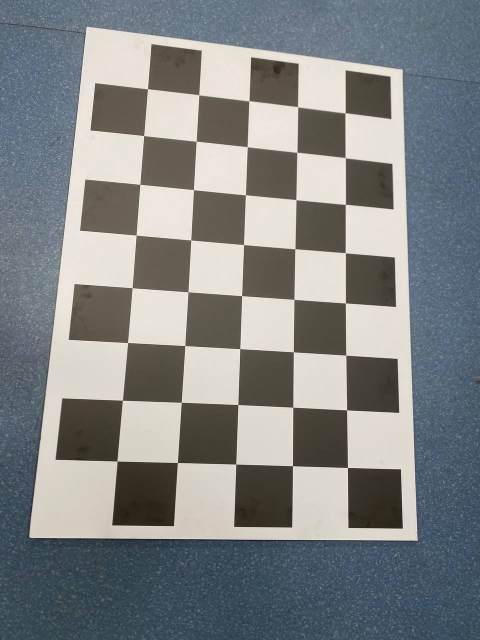
#> input picture seminars/seminar_04/data/calibr_images/photo_2025-03-10_19-45-22 (2).jpg, 960 x 1280 px, given in place of slow_traffic_small.mp4, which was not available (shown at 1/2 size)
$ jupyter execute 'Seminar_9 .ipynb'   (shell and % lines are left out)   (older library calls are emulated)   (text cells are left out)
#> lines starting #> are read from the running program, lines starting #| are printed output that depends on the picture; pictures that were not available may be replaced by others from this repository, and a replacement may not be noted
[cell 1]
import cv2
from tqdm import tqdm
import numpy as np
import matplotlib.pyplot as plt
import IPython

[cell 2]
# [15 lines left out: functions build_image_pyramid, compute_image_gradients, not called in this run]

[cell 3]
# [22 lines left out: function compute_lk_optical_flow_point, not called in this run]

[cell 4]
# [8 lines left out: function compute_lk_optical_flow_for_patch, not called in this run]

[cell 5]
# [59 lines left out: function track_point_with_pyramid_lk, not called in this run]

[cell 6]
# [43 lines left out: function lucas_kanade_optical_flow, not called in this run]

[cell 7]
def demo_optical_flow(video_path='data/slow_traffic_small.mp4', output_path='output_my_LK.mp4'):
    """
    Демонстрация работы алгоритма на видео.

    Args:
        video_path: Путь к входному видео
        output_path: Путь для сохранения результата
    """
#> called with video_path = 'data/slow_traffic_small.mp4', output_path = 'output_my_LK.mp4'
    # Открываем видео
    cap = cv2.VideoCapture(video_path)

    # Получаем параметры видео
    length = int(cap.get(cv2.CAP_PROP_FRAME_COUNT))
    width = int(cap.get(cv2.CAP_PROP_FRAME_WIDTH))
    height = int(cap.get(cv2.CAP_PROP_FRAME_HEIGHT))
    fps = cap.get(cv2.CAP_PROP_FPS)

    # Настраиваем запись выходного видео
    fourcc = cv2.VideoWriter_fourcc(*'MP4V')
    out = cv2.VideoWriter(output_path, fourcc, fps, (width, height))

    # Параметры для обнаружения углов Shi-Tomasi
    feature_params = dict(
        maxCorners=100,
        qualityLevel=0.3,
        minDistance=7,
        blockSize=7
    )

    # Берем первый кадр и находим в нем углы
    ret, old_frame = cap.read()
#> old_frame is the input picture: shape (1280, 960, 3); mean B, G, R 132.2, 131.9, 128.4
    old_gray = cv2.cvtColor(old_frame, cv2.COLOR_BGR2GRAY)
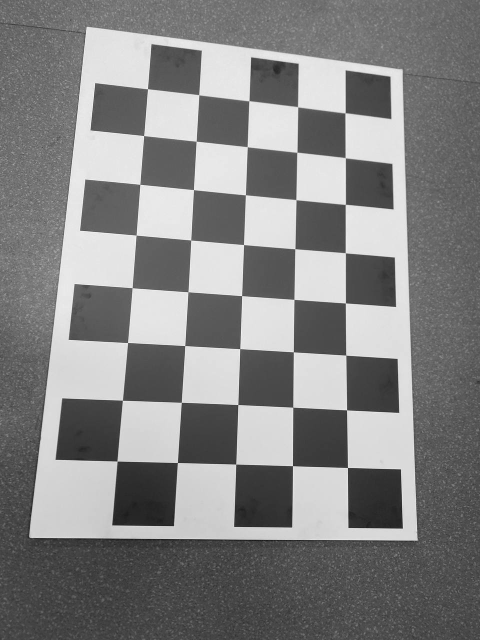
#> old_gray: shape (1280, 960) (shown at 1/2 size); min 4, max 255, mean 130.9
    p0 = cv2.goodFeaturesToTrack(old_gray, mask=None, **feature_params)
#> p0 = 74 rows, first 8: [803, 1054], [699, 1053], [694, 936], [586, 931], [795, 822], [799, 941], [472, 929], [476, 810]
    p0 = p0.reshape(-1, 2)  # Преобразуем в формат [[x1, y1], [x2, y2], ...]
#> p0 = 74 pairs, first value 60 to 833, second value 90 to 1078

    # Сохраняем изначальные точки для отслеживания через все видео
    initial_points = p0.copy()
#> initial_points has the same summary as p0

    # Создаем маску для рисования
    mask = np.zeros_like(old_frame)

    # Создаем случайные цвета для визуализации
    color = np.random.randint(0, 255, (len(p0), 3))
#> color = 74 rows, first 8: [172, 47, 117], [192, 67, 251], [195, 103, 9], [211, 21, 242], [36, 87, 70], [216, 88, 140], [58, 193, 230], [39, 87, 174]

    from tqdm import tqdm
    for i in tqdm(range(length - 1)):  # -1 потому что первый кадр мы уже прочитали
        ret, frame = cap.read()

        if not ret:
            print('No frames grabbed!')
            break

        frame_gray = cv2.cvtColor(frame, cv2.COLOR_BGR2GRAY)

        # Вычисляем оптический поток с помощью нашей реализации
        p1, st = lucas_kanade_optical_flow(
            old_gray,
            frame_gray,
            p0,
            window_size=15,
            num_pyramid_levels=3
        )

        # Выбираем хорошие точки
        good_new = p1[st == 1]
        good_old = p0[st == 1]

        # Рисуем треки
        for i, (new, old) in enumerate(zip(good_new, good_old)):
            a, b = new
            c, d = old
            mask = cv2.line(mask, (int(a), int(b)), (int(c), int(d)), color[i % len(color)].tolist(), 2)
            frame = cv2.circle(frame, (int(a), int(b)), 5, color[i % len(color)].tolist(), -1)

        # Объединяем кадр и маску
        img = cv2.add(frame, mask)

        # Записываем результат
        out.write(img)

        # Обновляем предыдущий кадр
        old_gray = frame_gray.copy()

        # Обновляем точки, но только те, которые успешно отслежены
        p0[st == 1] = good_new
#> mask: shape (1280, 960, 3); every value is 0

    # Освобождаем ресурсы
    cap.release()
    out.release()

    print(f"Результат сохранен в {output_path}")
    return output_path

[cell 8]
result_path = demo_optical_flow(video_path='data/slow_traffic_small.mp4', output_path='output_my_LK.mp4')

[cell 9]
def demo_optical_flow_opencv(video_path='data/slow_traffic_small.mp4', output_path='output_my_LK.mp4'):
    """
    Демонстрация работы алгоритма на видео с использованием cv2.calcOpticalFlowPyrLK.

    Args:
        video_path: Путь к входному видео
        output_path: Путь для сохранения результата
    """
#> called with video_path = 'data/slow_traffic_small.mp4', output_path = 'output_opencv_LK.mp4'
    # Открываем видео
    cap = cv2.VideoCapture(video_path)

    # Получаем параметры видео
    length = int(cap.get(cv2.CAP_PROP_FRAME_COUNT))
    width = int(cap.get(cv2.CAP_PROP_FRAME_WIDTH))
    height = int(cap.get(cv2.CAP_PROP_FRAME_HEIGHT))
    fps = cap.get(cv2.CAP_PROP_FPS)

    # Настраиваем запись выходного видео
    fourcc = cv2.VideoWriter_fourcc(*'MP4V')
    out = cv2.VideoWriter(output_path, fourcc, fps, (width, height))

    # Параметры для обнаружения углов Shi-Tomasi
    feature_params = dict(
        maxCorners=100,
        qualityLevel=0.3,
        minDistance=7,
        blockSize=7
    )

    # Параметры для Lucas-Kanade оптического потока
    lk_params = dict(
        winSize=(15, 15),
        maxLevel=3,
        criteria=(cv2.TERM_CRITERIA_EPS | cv2.TERM_CRITERIA_COUNT, 10, 0.03)
    )

    # Берем первый кадр и находим в нем углы
    ret, old_frame = cap.read()
    old_gray = cv2.cvtColor(old_frame, cv2.COLOR_BGR2GRAY)
    p0 = cv2.goodFeaturesToTrack(old_gray, mask=None, **feature_params)
#> p0 = 74 rows, first 8: [803, 1054], [699, 1053], [694, 936], [586, 931], [795, 822], [799, 941], [472, 929], [476, 810]

    # Создаем маску для рисования
    mask = np.zeros_like(old_frame)

    # Создаем случайные цвета для визуализации
    color = np.random.randint(0, 255, (100, 3))

    from tqdm import tqdm
    for i in tqdm(range(length - 1)):  # -1 потому что первый кадр мы уже прочитали
        ret, frame = cap.read()

        if not ret:
            print('No frames grabbed!')
            break

        frame_gray = cv2.cvtColor(frame, cv2.COLOR_BGR2GRAY)

        # Вычисляем оптический поток с помощью встроенной функции cv2.calcOpticalFlowPyrLK
        p1, st, err = cv2.calcOpticalFlowPyrLK(old_gray, frame_gray, p0, None, **lk_params)

        # Выбираем хорошие точки
        if p1 is not None:
            good_new = p1[st == 1]
            good_old = p0[st == 1]

        # Рисуем треки
        for i, (new, old) in enumerate(zip(good_new, good_old)):
            a, b = new.ravel()
            c, d = old.ravel()
            mask = cv2.line(mask, (int(a), int(b)), (int(c), int(d)), color[i % len(color)].tolist(), 2)
            frame = cv2.circle(frame, (int(a), int(b)), 5, color[i % len(color)].tolist(), -1)

        # Объединяем кадр и маску
        img = cv2.add(frame, mask)

        # Записываем результат
        out.write(img)

        # Обновляем предыдущий кадр
        old_gray = frame_gray.copy()

        # Обновляем точки, но только те, которые успешно отслежены
        p0 = good_new.reshape(-1, 1, 2)

    # Освобождаем ресурсы
    cap.release()
    out.release()

    print(f"Результат сохранен в {output_path}")
    return output_path

[cell 10]
result_path = demo_optical_flow_opencv(video_path='data/slow_traffic_small.mp4', output_path='output_opencv_LK.mp4')

[cell 11]
def demo_optical_flow_enhanced(video_path='data/slow_traffic_small.mp4', output_path='output_my_LK_enhanced.mp4'):
    """
    Демонстрация работы алгоритма на видео.

    Args:
        video_path: Путь к входному видео
        output_path: Путь для сохранения результата
    """
#> called with video_path = 'data/slow_traffic_small.mp4', output_path = 'output_my_LK_enhanced.mp4'
    # Открываем видео
    cap = cv2.VideoCapture(video_path)

    # Получаем параметры видео
    length = int(cap.get(cv2.CAP_PROP_FRAME_COUNT))
    width = int(cap.get(cv2.CAP_PROP_FRAME_WIDTH))
    height = int(cap.get(cv2.CAP_PROP_FRAME_HEIGHT))
    fps = cap.get(cv2.CAP_PROP_FPS)

    # Настраиваем запись выходного видео
    fourcc = cv2.VideoWriter_fourcc(*'MP4V')
    out = cv2.VideoWriter(output_path, fourcc, fps, (width, height))

    # Параметры для обнаружения углов Shi-Tomasi
    feature_params = dict(
        maxCorners=100,
        qualityLevel=0.3,
        minDistance=7,
        blockSize=7
    )

    # Берем первый кадр и находим в нем углы
    ret, old_frame = cap.read()
    old_gray = cv2.cvtColor(old_frame, cv2.COLOR_BGR2GRAY)
    p0 = cv2.goodFeaturesToTrack(old_gray, mask=None, **feature_params)
    p0 = p0.reshape(-1, 2)  # Преобразуем в формат [[x1, y1], [x2, y2], ...]
#> p0 = 74 pairs, first value 60 to 833, second value 90 to 1078

    # Создаем маску для рисования треков
    mask = np.zeros_like(old_frame)

    # Создаем случайные цвета для визуализации
    color = np.random.randint(0, 255, (500, 3))  # Увеличиваем размер массива цветов

    # Минимальное число точек, при котором необходимо искать новые
    min_points = 20

    # Для хранения всех идентификаторов точек
    point_ids = np.arange(len(p0))
#> point_ids = 74 values from 0 to 73
    next_id = len(p0)
#> next_id = 74

    from tqdm import tqdm
    for i in tqdm(range(length - 1)):  # -1 потому что первый кадр мы уже прочитали
        ret, frame = cap.read()

        if not ret:
            print('No frames grabbed!')
            break

        frame_gray = cv2.cvtColor(frame, cv2.COLOR_BGR2GRAY)

        # Вычисляем оптический поток с помощью нашей реализации
        p1, st = lucas_kanade_optical_flow(
            old_gray,
            frame_gray,
            p0,
            window_size=15,
            num_pyramid_levels=3
        )

        # Выбираем хорошие точки
        good_new = p1[st == 1]
        good_old = p0[st == 1]
        good_ids = point_ids[st == 1]

        # Обновляем массивы точек и их идентификаторов
        p0 = good_new
        point_ids = good_ids

        # Проверяем, нужно ли добавить новые точки
        if len(p0) < min_points:
            # Создаем маску, исключающую области вокруг существующих точек
            mask_points = np.zeros_like(old_gray)

            for x, y in p0:
                cv2.circle(mask_points, (int(x), int(y)), 10, 255, -1)  # Радиус 10 пикселей

            mask_points = cv2.bitwise_not(mask_points)

            # Ищем новые точки, исключая области с существующими точками
            new_features = cv2.goodFeaturesToTrack(
                frame_gray,
                mask=mask_points,
                maxCorners=100 - len(p0),  # Дополняем до максимального количества
                qualityLevel=0.2,          # Немного снижаем требования к качеству
                minDistance=7,
                blockSize=7
            )

            if new_features is not None:
                new_features = new_features.reshape(-1, 2)

                # Создаем новые идентификаторы для новых точек
                new_ids = np.arange(next_id, next_id + len(new_features))
                next_id += len(new_features)

                # Добавляем новые точки и их идентификаторы
                p0 = np.vstack([p0, new_features]) if len(p0) > 0 else new_features
                point_ids = np.concatenate([point_ids, new_ids]) if len(point_ids) > 0 else new_ids

                # Обновляем массив цветов, если необходимо
                if next_id > len(color):
                    new_colors = np.random.randint(0, 255, (500, 3))
                    color = np.vstack([color, new_colors])

        # Рисуем треки
        for i, (new, old, point_id) in enumerate(zip(good_new, good_old, good_ids)):
            a, b = new
            c, d = old
            mask = cv2.line(mask, (int(a), int(b)), (int(c), int(d)), color[point_id % len(color)].tolist(), 2)
            frame = cv2.circle(frame, (int(a), int(b)), 5, color[point_id % len(color)].tolist(), -1)

        # Объединяем кадр и маску
        img = cv2.add(frame, mask)

        # Записываем результат
        out.write(img)

        # Обновляем предыдущий кадр
        old_gray = frame_gray.copy()
#> after the loop, color = 500 rows, first 8: [13, 121, 70], [38, 167, 136], [13, 248, 135], [208, 248, 22], [248, 79, 217], [8, 227, 6], [209, 199, 212], [217, 194, 60]; next_id = 74

    # Освобождаем ресурсы
    cap.release()
    out.release()

    print(f"Результат сохранен в {output_path}")
    return output_path

[cell 12]
demo_optical_flow_enhanced()

[cell 13]
def demo_optical_flow_farneback_opencv(video_path='data/slow_traffic_small.mp4', output_path='output_Farneback.mp4'):
    """
    Демонстрация работы алгоритма плотного оптического потока Farneback на видео.

    Args:
        video_path: Путь к входному видео
        output_path: Путь для сохранения результата
    """
#> called with video_path = 'data/slow_traffic_small.mp4', output_path = 'output_opencv_farneback.mp4'
    # Открываем видео
    cap = cv2.VideoCapture(video_path)

    # Получаем параметры видео
    length = int(cap.get(cv2.CAP_PROP_FRAME_COUNT))
#> length = 1
    width = int(cap.get(cv2.CAP_PROP_FRAME_WIDTH))
#> width = 960
    height = int(cap.get(cv2.CAP_PROP_FRAME_HEIGHT))
#> height = 1280
    fps = cap.get(cv2.CAP_PROP_FPS)
#> fps = 30

    # Настраиваем запись выходного видео
    fourcc = cv2.VideoWriter_fourcc(*'MP4V')
#> fourcc = 1446269005
    out = cv2.VideoWriter(output_path, fourcc, fps, (width, height))

    # Берем первый кадр и преобразуем его в оттенки серого
    ret, frame1 = cap.read()
    if not ret:
        print('Не удалось прочитать видео')
        return None

    prvs = cv2.cvtColor(frame1, cv2.COLOR_BGR2GRAY)

    # Создаем HSV-изображение для визуализации потока
    hsv = np.zeros_like(frame1)
    hsv[..., 1] = 255  # Насыщенность устанавливаем на максимум

    from tqdm import tqdm
    for i in tqdm(range(length - 1)):  # -1 потому что первый кадр мы уже прочитали
        ret, frame2 = cap.read()

        if not ret:
            print('No frames grabbed!')
            break

        next_frame = cv2.cvtColor(frame2, cv2.COLOR_BGR2GRAY)

        # Вычисляем оптический поток методом Farneback
        # Параметры:
        # - 0.5: коэффициент масштабирования для пирамиды изображений
        # - 3: кол-во уровней пирамиды
        # - 15: размер окна для усреднения
        # - 3: число итераций на каждом уровне пирамиды
        # - 5: размер окна для полиномиальной аппроксимации
        # - 1.2: стандартное отклонение для сглаживания
        flow = cv2.calcOpticalFlowFarneback(
            prvs, next_frame, None,
            0.5, 3, 15, 3, 5, 1.2, 0
        )

        # Преобразуем векторы потока из декартовых координат в полярные
        mag, ang = cv2.cartToPolar(flow[..., 0], flow[..., 1])

        # Кодируем направление потока как оттенок (hue)
        hsv[..., 0] = ang * 180 / np.pi / 2

        # Кодируем величину потока как яркость (value)
        hsv[..., 2] = cv2.normalize(mag, None, 0, 255, cv2.NORM_MINMAX)

        # Преобразуем HSV в BGR для отображения
        bgr = cv2.cvtColor(hsv, cv2.COLOR_HSV2BGR)

        # Записываем результат
        out.write(bgr)

        # Обновляем предыдущий кадр
        prvs = next_frame
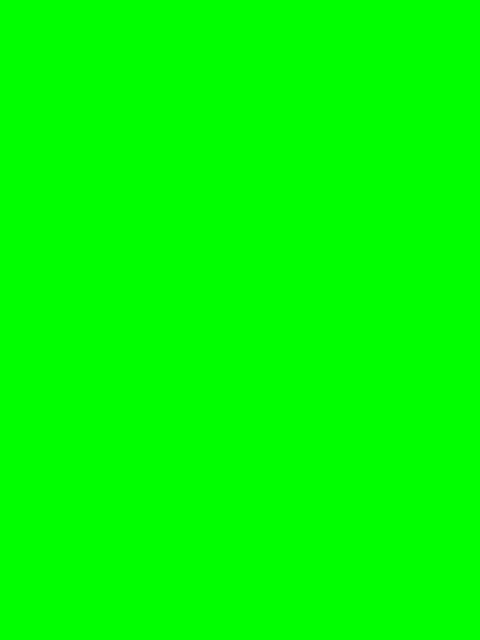
#> hsv: shape (1280, 960, 3) (shown at 1/2 size); mean of channels 0, 1, 2 0, 255, 0; drawn as B, G, R

    # Освобождаем ресурсы
    cap.release()
    out.release()

    print(f"Результат сохранен в {output_path}")
    return output_path

$ run again, on seminars/seminar_04/data/calibr_images/photo_2025-03-10_19-45-25 (2).jpg
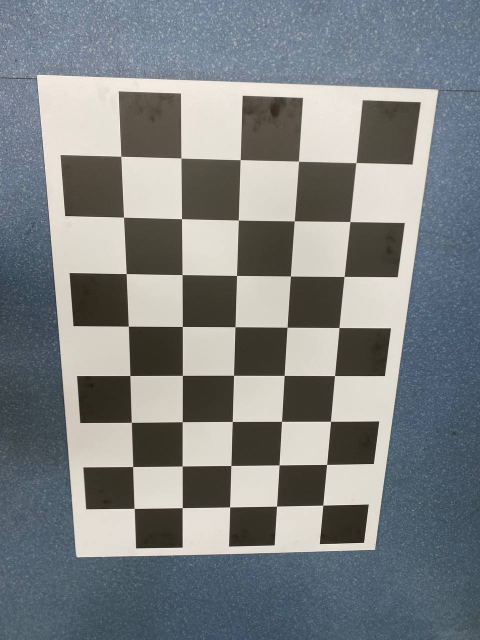
#> input picture seminars/seminar_04/data/calibr_images/photo_2025-03-10_19-45-25 (2).jpg, 960 x 1280 px, given in place of slow_traffic_small.mp4, which was not available (shown at 1/2 size)
#> in demo_optical_flow, old_frame is the input picture: shape (1280, 960, 3); mean B, G, R 130.4, 129.4, 125.1
#> in demo_optical_flow, `old_gray = cv2.cvtColor(old_frame, cv2.COLOR_BGR2GRAY)`:
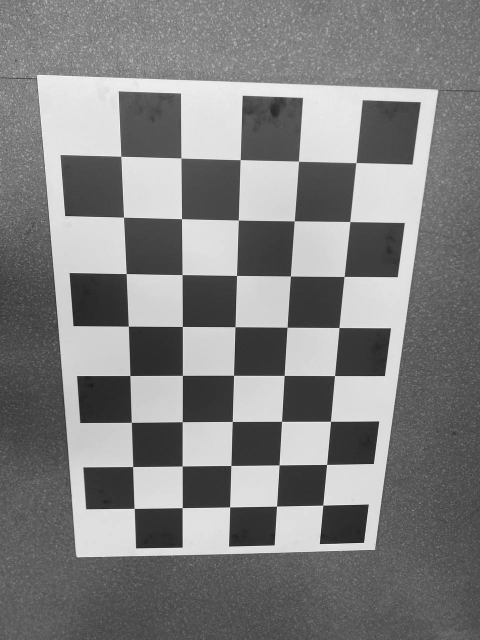
#> old_gray: shape (1280, 960) (shown at 1/2 size); min 8, max 255, mean 128.3
#> in demo_optical_flow, `p0 = cv2.goodFeaturesToTrack(old_gray, mask=None, **feature_params)`: p0 = 75 rows, first 8: [642, 1085], [646, 1012], [553, 1012], [365, 653], [460, 1090], [655, 927], [472, 655], [559, 928]
#> in demo_optical_flow, `p0 = p0.reshape(-1, 2)`: p0 = 75 pairs, first value 77 to 838, second value 152 to 1097
#> initial_points has the same summary as p0
#> in demo_optical_flow, `color = np.random.randint(0, 255, (len(p0), 3))`: color = 75 rows, first 8: [172, 47, 117], [192, 67, 251], [195, 103, 9], [211, 21, 242], [36, 87, 70], [216, 88, 140], [58, 193, 230], [39, 87, 174]
#> in demo_optical_flow_opencv, `p0 = cv2.goodFeaturesToTrack(old_gray, mask=None, **feature_params)`: p0 = 75 rows, first 8: [642, 1085], [646, 1012], [553, 1012], [365, 653], [460, 1090], [655, 927], [472, 655], [559, 928]
#> in demo_optical_flow_enhanced, `p0 = p0.reshape(-1, 2)`: p0 = 75 pairs, first value 77 to 838, second value 152 to 1097
#> point_ids = 75 values from 0 to 74
#> in demo_optical_flow_enhanced, `next_id = len(p0)`: next_id = 75
#> after the loop in demo_optical_flow_enhanced, `for i in tqdm(range(length - 1)):`: color = 500 rows, first 8: [38, 167, 136], [13, 248, 135], [208, 248, 22], [248, 79, 217], [8, 227, 6], [209, 199, 212], [217, 194, 60], [144, 56, 114]; next_id = 75
#> length = 1
#> width = 960
#> height = 1280
#> fps = 30
#> fourcc = 1446269005

$ run again, on seminars/seminar_04/data/calibr_images/photo_2025-03-10_19-45-26 (2).jpg
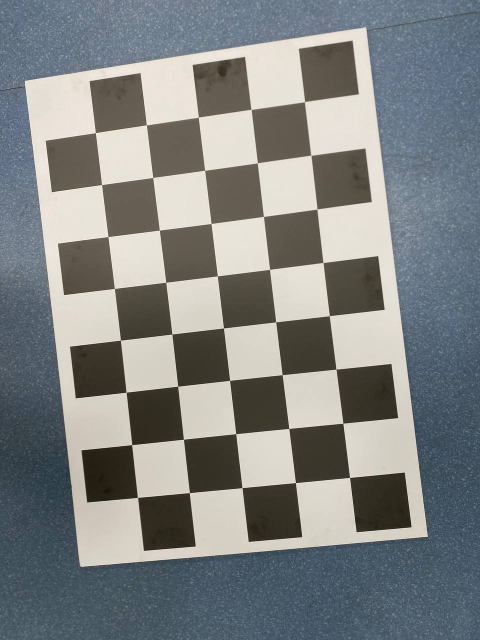
#> input picture seminars/seminar_04/data/calibr_images/photo_2025-03-10_19-45-26 (2).jpg, 960 x 1280 px, given in place of slow_traffic_small.mp4, which was not available (shown at 1/2 size)
#> in demo_optical_flow, old_frame is the input picture: shape (1280, 960, 3); mean B, G, R 130.8, 131.1, 127.6
#> in demo_optical_flow, `old_gray = cv2.cvtColor(old_frame, cv2.COLOR_BGR2GRAY)`:
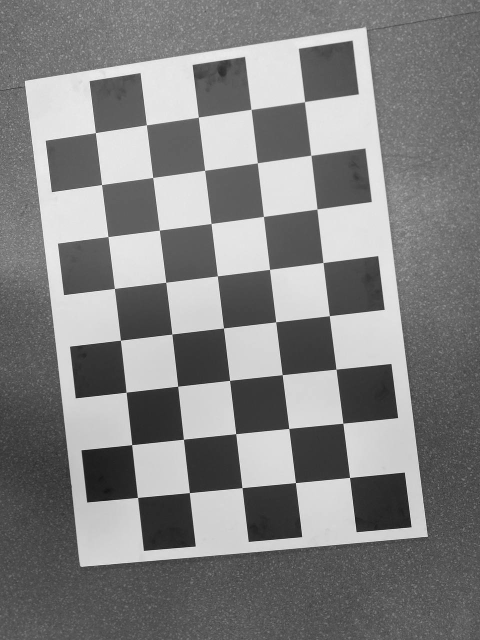
#> old_gray: shape (1280, 960) (shown at 1/2 size); min 3, max 255, mean 130
#> in demo_optical_flow, `p0 = cv2.goodFeaturesToTrack(old_gray, mask=None, **feature_params)`: p0 = 73 rows, first 8: [593, 963], [700, 958], [820, 1052], [473, 866], [459, 762], [262, 893], [358, 770], [486, 973]
#> in demo_optical_flow, `p0 = p0.reshape(-1, 2)`: p0 = 73 pairs, first value 52 to 853, second value 83 to 1098
#> initial_points has the same summary as p0
#> in demo_optical_flow, `color = np.random.randint(0, 255, (len(p0), 3))`: color = 73 rows, first 8: [172, 47, 117], [192, 67, 251], [195, 103, 9], [211, 21, 242], [36, 87, 70], [216, 88, 140], [58, 193, 230], [39, 87, 174]
#> in demo_optical_flow_opencv, `p0 = cv2.goodFeaturesToTrack(old_gray, mask=None, **feature_params)`: p0 = 73 rows, first 8: [593, 963], [700, 958], [820, 1052], [473, 866], [459, 762], [262, 893], [358, 770], [486, 973]
#> in demo_optical_flow_enhanced, `p0 = p0.reshape(-1, 2)`: p0 = 73 pairs, first value 52 to 853, second value 83 to 1098
#> point_ids = 73 values from 0 to 72
#> in demo_optical_flow_enhanced, `next_id = len(p0)`: next_id = 73
#> after the loop in demo_optical_flow_enhanced, `for i in tqdm(range(length - 1)):`: color = 500 rows, first 8: [106, 201, 44], [13, 121, 70], [38, 167, 136], [13, 248, 135], [208, 248, 22], [248, 79, 217], [8, 227, 6], [209, 199, 212]; next_id = 73
#> length = 1
#> width = 960
#> height = 1280
#> fps = 30
#> fourcc = 1446269005
